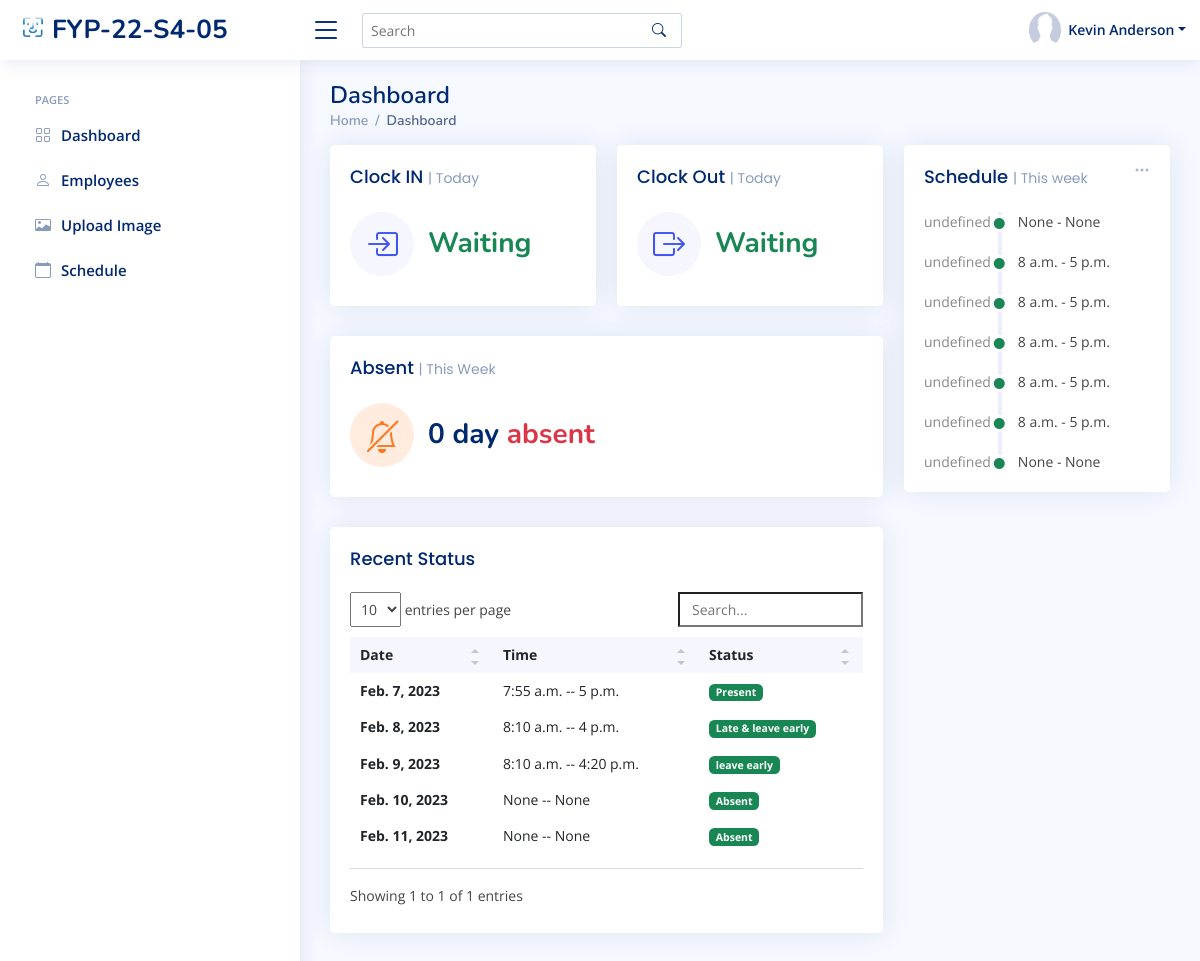
The app's page /sys_admin/home/ (signed in) with its own data.
### index/models.py (models this page shows, shortened)
class Employee(models.Model):
	Employee_ID = models.IntegerField(primary_key=True)
	Full_Name = models.CharField(max_length=100)
	Job_Title = models.CharField(max_length=100)
	Phone_Number = models.CharField(max_length=100)
	salt = models.CharField(max_length=50, null=True)
	Email_Address = models.EmailField()
	Role = models.ForeignKey(Role, on_delete=models.CASCADE)
	Profile_Image = models.ImageField(null=True,blank=True, upload_to='profile_pics/')
	Password = models.CharField(max_length=256)
	Start_Date = models.DateField(auto_now_add=True)

class WorkSchedule(models.Model):
	WorkSchedule_id = models.BigAutoField(primary_key=True)
	Employee = models.ForeignKey(Employee,on_delete=models.DO_NOTHING)
	AttendanDate = models.DateField(null=True)
	InTime = models.TimeField(max_length=256, null=True, blank=True)
	OutTime = models.TimeField(max_length=256, null=True, blank=True)
	Mark = models.CharField(max_length=256,null=True)
	StartDate = models.DateField()
	EndDate = models.DateField()
	StartTime = models.TimeField(null=True)
	EndTime = models.TimeField(null=True)
	class Meta:
		db_table = 'WorkSchedule'

### index/views/sys_admin.py (the view)
# urls.py: path('sys_admin/home/', sys_admin.sys_admin_home, name='sys_admin_home'),
def sys_admin_home(request):
	dt = datetime.strptime(currentDate, '%Y-%m-%d')
	start = dt - timedelta(days=dt.weekday() + 1)
	end = start + timedelta(days=6)
	startDate = start.strftime('%Y-%m-%d')
	endDate = end.strftime('%Y-%m-%d')
	if 'Employee_ID' in request.session:
		fourdates = date.today() - timedelta(days=4)
		currentEmployee = Employee.objects.get(Employee_ID=request.session['Employee_ID'])
		CheckIn = ''
		CheckOut = ''
		Marklist = ['off', 'mc']
		try:
			currentAtten = WorkSchedule.objects.filter(Employee_id=request.session['Employee_ID']).filter(Q(AttendanDate=currentDate)|Q(StartDate=currentDate))
			if currentAtten.Mark.lower() != 'off' or currentAtten.Mark.lower() != 'mc':
				CheckIn = currentAtten.InTime
				CheckOut = currentAtten.OutTime
			else:
				CheckIn = 'OFF'
				CheckOut = 'OFF'
		except (AttributeError, ObjectDoesNotExist):
				CheckIn = 'Waiting'
				CheckOut = 'Waiting'
		scheduleWeek = WorkSchedule.objects.filter(Employee_id=request.session['Employee_ID'], StartDate__lte=endDate,
												   StartDate__gte=startDate).exclude(Mark__in=Marklist).order_by('StartDate')
		CountAsent = WorkSchedule.objects.filter(Employee_id=request.session['Employee_ID'],
												 AttendanDate__lte=currentDate, AttendanDate__gte=startDate).filter(Mark='Absent').count()
		RecentData = WorkSchedule.objects.filter(Employee_id=request.session['Employee_ID'],
												 AttendanDate__lte=currentDate).exclude(Mark__in=Marklist).order_by('AttendanDate', 'EndDate')
		context = {
			'Role': currentEmployee.Role.Role_ID,
			'Employee_ID': currentEmployee.Employee_ID,
			'Full_Name': currentEmployee.Full_Name,
			'Job_Title': currentEmployee.Job_Title,
			'PFP': currentEmployee.Profile_Image.url,
			'Redata': RecentData,
			'ScheduleWeek': scheduleWeek,
			'count':CountAsent,
			'CheckIn': CheckIn,
			'CheckOut': CheckOut,
		}
		return render(request, 'sys_admin/sys_admin_home.html', context)
	else:
		messages.error(request, 'Please login first')
		return redirect('login')

### templates/sys_admin/sys_admin_home.html (shortened to what this page needs)
{% extends "index/base.html" %}
{% load static %}
{% block content %}
{% include 'sys_admin/sys_admin_base.html'%}
  <main id="main" class="main">
    <div class="pagetitle">
      <h1>Dashboard</h1>
      <nav>
        <ol class="breadcrumb">
          <li class="breadcrumb-item"><a href="{% url 'sys_admin_home' %}">Home</a></li>
          <li class="breadcrumb-item active">Dashboard</li>
        </ol>
      </nav>
    </div>
    <section class="section dashboard">
      <div class="row">
        <div class="col-lg-8">
          <div class="row">
            <div class="col-xxl-4 col-md-6">
              <div class="card info-card sales-card">
                <div class="card-body">
                  <h5 class="card-title">Clock IN <span>| Today</span></h5>
                  <div class="d-flex align-items-center">
                    <div class="card-icon rounded-circle d-flex align-items-center justify-content-center">
                      <i class="bi bi-box-arrow-in-right"></i>
                    </div>
                    <div class="ps-3">
                      {% if CheckIn in 'Absent' %}
                     <h6 class="text-danger">{{ CheckIn }}</h6>
                        {% else %}
                         <h6 class="text-success">{{ CheckIn }}</h6>
                        {% endif %}
                    </div>
                  </div>
                </div>
              </div>
            </div>
            <div class="col-xxl-4 col-md-6">
              <div class="card info-card sales-card">
                <div class="card-body">
                  <h5 class="card-title">Clock Out <span>| Today</span></h5>
                  <div class="d-flex align-items-center">
                    <div class="card-icon rounded-circle d-flex align-items-center justify-content-center">
                      <i class="bi bi-box-arrow-right"></i>
                    </div>
                    <div class="ps-3">
                          {% if CheckOut in 'Absent' %}
                     <h6 class="text-danger">{{ CheckOut }}</h6>
                        {% else %}
                         <h6 class="text-success">{{ CheckOut }}</h6>
                        {% endif %}
                    </div>
                  </div>
                </div>
              </div>
            </div>
            <div class="col-xxl-4 col-xl-12">
              <div class="card info-card customers-card">
                <div class="card-body">
                  <h5 class="card-title">Absent <span>| This Week</span></h5>
                  <div class="d-flex align-items-center">
                    <div class="card-icon rounded-circle d-flex align-items-center justify-content-center">
                      <i class="bi bi-bell-slash"></i>
                    </div>
                    <div class="ps-3">
                      <h6>{{ count}} day <span class="text-danger">absent</span></h6>
                    </div>
                  </div>
                </div>
              </div>
            </div>
            <div class="col-12">
              <div class="card recent-sales overflow-auto">
                <div class="card-body">
                  <h5 class="card-title">Recent Status</h5>
                  <table class="table table-borderless datatable">
                    <thead>
                      <tr>
                        <th scope="col">Date</th>
                        <th scope="col">Time</th>
                        <th scope="col">Status</th>
                      </tr>
                    </thead>
                      {% for Ad in Redata %}
                    <tbody>
                      <tr>
                        <th scope="row">{{ Ad.AttendanDate }}</th>
                        <td>{{ Ad.InTime }}   --   {{ Ad.OutTime }}</td>
                        <td><span class="badge bg-success">{{ Ad.Mark }}</span></td>
                      </tr>
                    </tbody>
                      {% endfor %}
                  </table>
                </div>
              </div>
            </div>
          </div>
        </div>
        <div class="col-lg-4">
          <div class="card">
            <div class="filter">
              <a class="icon" href="#" data-bs-toggle="dropdown"><i class="bi bi-three-dots"></i></a>
            </div>
            <div class="card-body">
              <h5 class="card-title">Schedule <span>| This week</span></h5>
              <div class="activity" id="activity">
               {% for Ad in ScheduleWeek %}
                <div class="activity-item d-flex">
                  <div class="activite-label week{{ forloop.counter }}" ></div>
                        <i class='bi bi-circle-fill activity-badge text-success align-self-start'></i>
                        <div class="activity-content">
                        {{ Ad.StartTime }} - {{ Ad.EndTime }} &#12288;
                            </div>
                </div>
                 {% endfor %}
              </div>
            </div>
          </div>
        </div>
      </div>
    </section>
  </main>
{% endblock content %}

### templates/sys_admin/sys_admin_base.html (shortened to what this page needs)
{% load static %}
  <header id="header" class="header fixed-top d-flex align-items-center">
    <div class="d-flex align-items-center justify-content-between">
      <a href="{% url 'sys_admin_home' %}" class="logo d-flex align-items-center">
        <img src="{% static 'assets/img/logo.png' %}" alt="">
        <span class="d-none d-lg-block">FYP-22-S4-05</span>
      </a>
      <i class="bi bi-list toggle-sidebar-btn"></i>
    </div>
    <div class="search-bar">
      <form class="search-form d-flex align-items-center" method="POST" action="#">
        <input type="text" name="query" placeholder="Search" title="Enter search keyword">
        <button type="submit" title="Search"><i class="bi bi-search"></i></button>
      </form>
    </div>
    <nav class="header-nav ms-auto">
      <ul class="d-flex align-items-center">
        <li class="nav-item dropdown pe-3">
          <a class="nav-link nav-profile d-flex align-items-center pe-0" href="#" data-bs-toggle="dropdown">
            <img src="{{ PFP }}" alt="Profile" class="rounded-circle">
            <span class="d-none d-md-block dropdown-toggle ps-2">{{ Full_Name }}</span>
          </a>
        </li>
      </ul>
    </nav>
  </header>
  <aside id="sidebar" class="sidebar">
    <ul class="sidebar-nav" id="sidebar-nav">
      <li class="nav-heading">Pages</li>
      <li class="nav-item">
        <a class="nav-link collapsed" href="{% url 'sys_admin_home' %}">
          <i class="bi bi-grid"></i>
          <span>Dashboard</span>
        </a>
      </li>
      <li class="nav-item">
        <a class="nav-link collapsed" href="{% url 'sys_admin_view_employees' %}">
          <i class="bi bi-person"></i>
          <span>Employees</span>
        </a>
      </li>
      <li class="nav-item">
        <a class="nav-link collapsed" href="{% url 'sys_admin_upload_img' %}">
          <i class="bi bi-card-image"></i>
          <span>Upload Image</span>
        </a>
      </li>
      <li class="nav-item">
        <a class="nav-link collapsed" href="{% url 'sys_admin_schedule' %}">
          <i class="bi bi-calendar"></i>
          <span>Schedule</span>
        </a>
      </li>
  </aside>

### records on screen
Employee: Full_Name "Kevin Anderson"
WorkSchedule: AttendanDate "Feb. 7, 2023", InTime "7:55 a.m.", OutTime "5 p.m.", Mark "Present"
WorkSchedule: AttendanDate "Feb. 8, 2023", InTime "8:10 a.m.", OutTime "4 p.m.", Mark "Late & leave early"
WorkSchedule: AttendanDate "Feb. 9, 2023", InTime "8:10 a.m.", OutTime "4:20 p.m.", Mark "leave early"
WorkSchedule: AttendanDate "Feb. 10, 2023", InTime "None", OutTime "None", Mark "Absent"
WorkSchedule: AttendanDate "Feb. 11, 2023", InTime "None", OutTime "None", Mark "Absent"
WorkSchedule: StartTime "None", EndTime "None"
WorkSchedule: StartTime "8 a.m.", EndTime "5 p.m."
WorkSchedule: StartTime "8 a.m.", EndTime "5 p.m."
WorkSchedule: StartTime "8 a.m.", EndTime "5 p.m."
WorkSchedule: StartTime "8 a.m.", EndTime "5 p.m."
WorkSchedule: StartTime "8 a.m.", EndTime "5 p.m."
WorkSchedule: StartTime "None", EndTime "None"

### other values on screen
{{ CheckIn }} "Waiting"
{{ CheckOut }} "Waiting"
{{ count }} "0"
